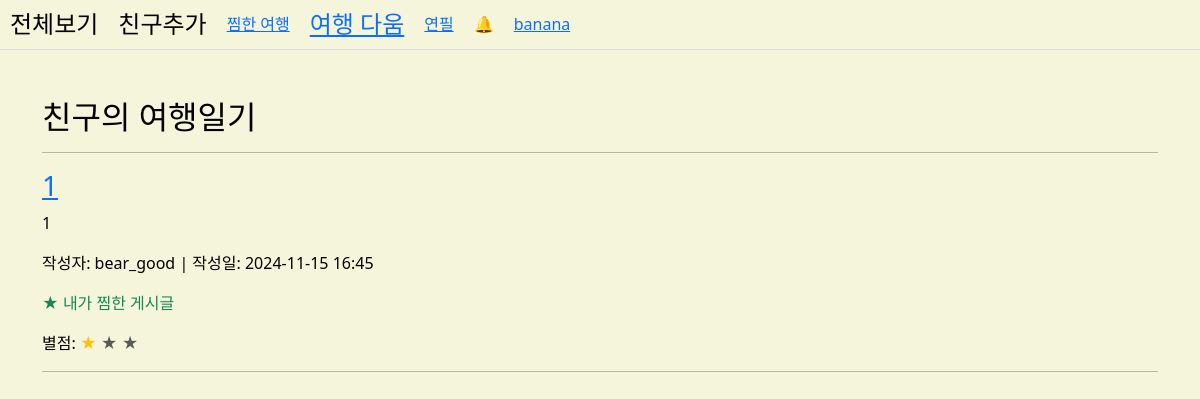
/friends/ (signed in), run on the app's committed database.
### apps/accounts/models.py (models this page shows, shortened)
class User(AbstractUser):
    name = models.CharField(max_length=10, null=True, blank=True)
    nickname = models.CharField(max_length=20, null=True, blank=True)
    user_id = models.CharField(max_length=20, unique=True, null=True, blank=True)  # 사용자 고유 아이디 필드 추가

### apps/posts/models.py (models this page shows, shortened)
class Post(models.Model):
    title = models.CharField(max_length=100, verbose_name="제목")
    content = models.TextField(verbose_name="내용")
    location = models.CharField(max_length=100, verbose_name="위치", blank=True, null=True)
    rating = models.IntegerField(default=3, verbose_name="별점")  # 별점 필드
    tags = models.ManyToManyField(Tag, blank=True, related_name='posts', verbose_name="태그")
    image = models.ImageField(upload_to='images/', blank=True, null=True)
    created_at = models.DateTimeField(auto_now_add=True)
    updated_at = models.DateTimeField(auto_now=True)
    author = models.ForeignKey(settings.AUTH_USER_MODEL, on_delete=models.CASCADE)

### apps/posts/views.py (the view)
# urls.py: path('friends/', views.friends_posts, name='friends_posts'),
@login_required
def friends_posts(request):
    friends = get_friends(request.user)
    posts = Post.objects.filter(author__in=friends)
    user_bookmarks = Bookmark.objects.filter(user=request.user).values_list('post_id', flat=True)
    return render(request, 'posts/friends_posts.html', {
        'posts': posts,
        'user_bookmarks': user_bookmarks,
        'title': "친구의 여행일기"
    })

### apps/posts/views.py (called while the page is built)
def get_friends(user):
    accepted_requests = FriendRequest.objects.filter(from_user=user, is_accepted=True)
    accepted_requests |= FriendRequest.objects.filter(to_user=user, is_accepted=True)
    friends = set()
    for request in accepted_requests:
        if request.from_user == user:
            friends.add(request.to_user)
        else:
            friends.add(request.from_user)
    return friends

### templates/posts/friends_posts.html (shortened to what this page needs)
{% extends 'base.html' %}
{% block content %}
<div class="container mt-5">
    <h2>{{ title }}</h2>
    <hr>
    {% if posts %}
        {% for post in posts %}
        <div class="post-item">
            <h3>
                <a href="{% url 'posts:post_detail' post.id %}">
                    {{ post.title }}
                </a>
            </h3>
            <p>{{ post.content|truncatewords:30 }}</p>
            <p>작성자: {{ post.author.username }} | 작성일: {{ post.created_at|date:"Y-m-d H:i" }}</p>
            {% if post.id in user_bookmarks %}
                <p class="text-success">★ 내가 찜한 게시글</p>
            {% else %}
                <p class="text-muted">☆ 찜하지 않음</p>
            {% endif %}
            <p>별점:
                {% for i in "123" %}
                    <span class="{% if i <= post.rating|stringformat:"i" %}text-warning{% else %}text-muted{% endif %}">★</span>
                {% endfor %}
            </p>
            <hr>
        </div>
        {% endfor %}
    {% else %}
        <p>친구의 게시글이 없습니다.</p>
    {% endif %}
</div>
{% endblock %}

### templates/base.html (shortened to what this page needs)
{% load static %}
<!DOCTYPE html>
<html lang="ko">
<head>
    <link href="https://cdn.jsdelivr.net/npm/bootstrap@5.3.0/dist/css/bootstrap.min.css" rel="stylesheet">
    <link rel="stylesheet" href="{% static 'css/style.css' %}">
</head>
<body>
    <main>
        <div class="menu-bar">
            <div class="dropdown">
                <h4>전체보기</h4>
            </div>
        <div class="dropdown">
            <h4>친구추가</h4>
        </div>
            <a href="{% url 'places:bookmarked_festivals' %}">찜한 여행</a>
            <a href="{% url 'posts:main' %}"><h4>여행 다움</h4></a>
            <a href="{% url 'posts:post_create' %}"><span class="menu-item">연필</span></a>
            <span class="menu-item dropdown">
                <span class="menu-icon" onclick="toggleRequests()">🔔</span>
            </span>
            <div class="dropdown">
                {% if user.is_authenticated %}
                    <a href="{% url 'profiles:profile_main' %}"><span class="dropdown-button">{{ user.username }}</span></a>
                {% endif %}
            </div>
        </div>
        {% block content %}{% endblock %}
    </main>
</body>
</html>

### static/css/style.css (style rules this page uses)
body { color: black; background-size: cover; background-position: center; background-color: beige; height: 100vh; }
.menu-bar { display: flex; align-items: center; gap: 20px; padding: 10px; border-bottom: 1px solid #ddd; }
.menu-bar h4, .menu-item, .dropdown-button { margin: 0; cursor: pointer; position: relative; }
.dropdown { position: relative; }

### data on the page
User: username "banana"
Post: title "1", content "1", author.username "bear_good", created_at "2024-11-15 16:45", shows "★ 내가 찜한 게시글"

### other printed values
{{ title }} "친구의 여행일기"
